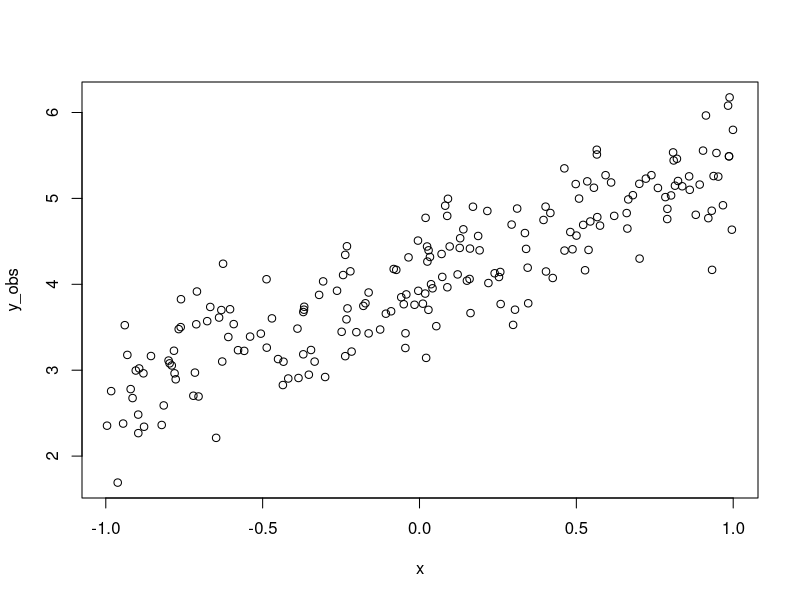
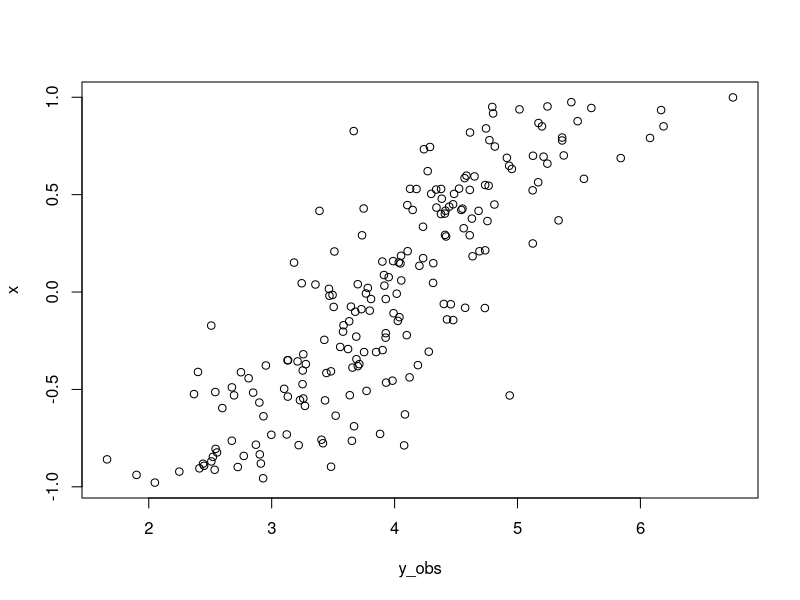
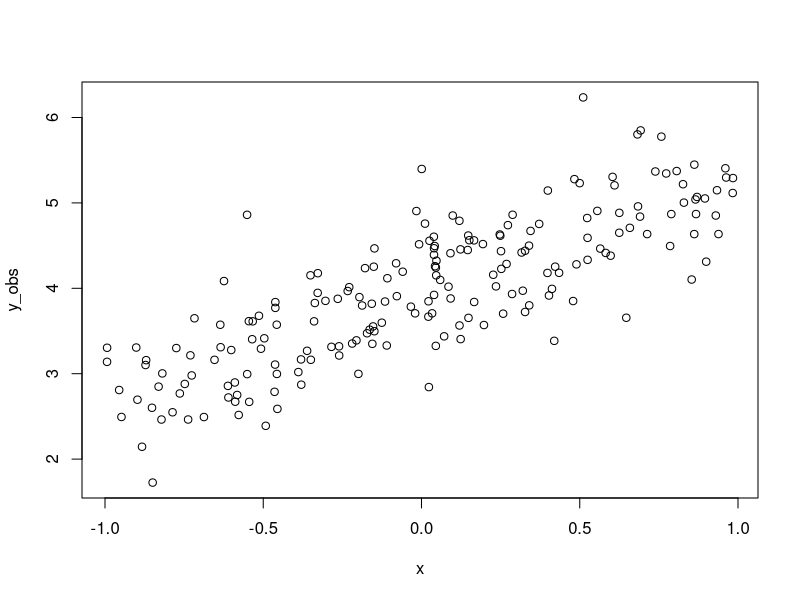

These figures' R source, in order:
## ---- chunk 1
yintercept <- 4
slope <- 1.3
obs_error <- .5
x <- runif(200, min = -1, max = 1)
y_mean <- yintercept + slope * x
y_obs <- rnorm(200, mean = y_mean, sd = obs_error)
## ---- chunk 2
plot(y_obs ~ x)
## ---- chunk 3
#| output-location: column
yintercept <- 4
slope <- 1.3
obs_error <- .5
x <- runif(200, min = -1, max = 1)
y_mean <- yintercept + slope * x
y_obs <- rnorm(200, mean = y_mean, sd = obs_error)
plot(y_obs, x)
## ---- chunk 4
yintercept <- 4
slope <- 1.3
obs_error <- .5
x <- runif(200, min = -1, max = 1)
y_mean <- yintercept + slope * x
y_obs <- rnorm(200, mean = y_mean, sd = obs_error)
## ---- chunk 5
plot(y_obs ~ x)
